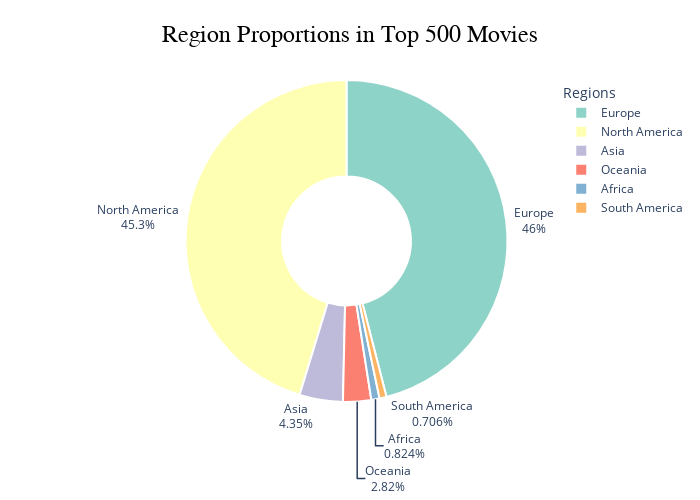

Write notebook code for a chart like this one.
### Code cell
region_counts = exploded_df['region'].value_counts().reset_index()
region_counts.columns = ['region', 'count']

fig = px.pie(
    region_counts,
    names='region',
    values='count',
    hole=0.4,
    title='Region Proportions in Top 500 Movies',
    color_discrete_sequence=px.colors.qualitative.Set3
)

fig.update_traces(
    textposition='outside',
    textinfo='percent+label',
    marker=dict(line=dict(color='white', width=2))  
)

fig.update_layout(
    title={
        'text': 'Region Proportions in Top 500 Movies',
        'y':0.95,
        'x':0.5,
        'xanchor': 'center',
        'yanchor': 'top',
        'font': {'size': 24, 'family': 'Arial', 'color': 'black'}
    },
    showlegend=True,
    legend_title_text='Regions',
    width=700,
    height=500,
    margin=dict(t=80, b=50, l=50, r=50)
)

fig.write_html("region_donut.html")
fig.show()

### Figure 1 — Plotly figure (JSON) as saved in the notebook; plotly's stock layout.template omitted (floating-point values rounded to 4 significant figures)
{"data": [{"domain": {"x": [0, 1], "y": [0, 1]}, "hole": 0.4, "hovertemplate": "region=%{label}<br>count=%{value}<extra></extra>", "labels": ["Europe", "North America", "Asia", "Oceania", "Africa", "South America"], "legendgroup": "", "marker": {"line": {"color": "white", "width": 2}}, "name": "", "showlegend": true, "textinfo": "percent+label", "textposition": "outside", "type": "pie", "values": [391, 385, 37, 24, 7, 6]}], "layout": {"height": 500, "legend": {"title": {"text": "Regions"}, "tracegroupgap": 0}, "margin": {"b": 50, "l": 50, "r": 50, "t": 80}, "piecolorway": ["rgb(141,211,199)", "rgb(255,255,179)", "rgb(190,186,218)", "rgb(251,128,114)", "rgb(128,177,211)", "rgb(253,180,98)", "rgb(179,222,105)", "rgb(252,205,229)", "rgb(217,217,217)", "rgb(188,128,189)", "rgb(204,235,197)", "rgb(255,237,111)"], "showlegend": true, "title": {"font": {"color": "black", "family": "Arial", "size": 24}, "text": "Region Proportions in Top 500 Movies", "x": 0.5, "xanchor": "center", "y": 0.95, "yanchor": "top"}, "width": 700}}
